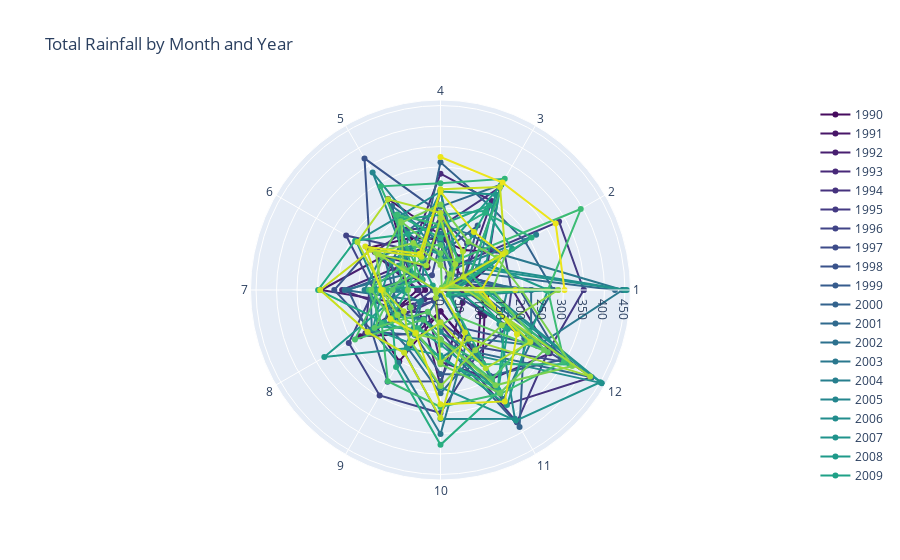

Write notebook code for a chart like this one.
### Markdown cell above
Now, we plot a polar chart to see distribution of rainfall across the months:

### Code cell
months = [str(i) for i in list(set(df_new.month))] + ['1']
years = list(set(df_new.year))
pal = list(sns.color_palette(palette='viridis',
                             n_colors=len(years)).as_hex())

fig = go.Figure()
for i,c in zip(years,pal):
    df = df_new[df_new['year']==i]
    val = list(df.total_rainfall)*2
    fig.add_trace(go.Scatterpolar(r=val, theta=months,
                                  name=i, marker=dict(color=c)))
fig.update_layout(title='Total Rainfall by Month and Year', height=600)

### Figure 1 — Plotly figure (JSON) as saved in the notebook; plotly's stock layout.template omitted (floating-point values rounded to 4 significant figures)
{"data": [{"marker": {"color": "#460b5e"}, "name": "1990", "r": [52.4, 180.1, 112.6, 124, 146.6, 204.5, 56.4, 180.4, 201.1, 52.4, 180.1, 112.6, 124, 146.6, 204.5, 56.4, 180.4, 201.1], "theta": ["1", "2", "3", "4", "5", "6", "7", "8", "9", "10", "11", "12", "1"], "type": "scatterpolar"}, {"marker": {"color": "#481668"}, "name": "1991", "r": [123.9, 45.5, 92.4, 134.2, 256.4, 88.7, 37.3, 226.2, 123.1, 52, 205, 123.9, 45.5, 92.4, 134.2, 256.4, 88.7, 37.3, 226.2, 123.1, 52, 205], "theta": ["1", "2", "3", "4", "5", "6", "7", "8", "9", "10", "11", "12", "1"], "type": "scatterpolar"}, {"marker": {"color": "#481f70"}, "name": "1992", "r": [83.9, 62.4, 67.6, 160.3, 63.1, 162.8, 290.8, 76.1, 83.6, 233.2, 83.9, 62.4, 67.6, 160.3, 63.1, 162.8, 290.8, 76.1, 83.6, 233.2], "theta": ["1", "2", "3", "4", "5", "6", "7", "8", "9", "10", "11", "12", "1"], "type": "scatterpolar"}, {"marker": {"color": "#482979"}, "name": "1993", "r": [176.4, 69.2, 250.5, 283.9, 129.9, 115.5, 240, 106.8, 61.7, 175.5, 250.8, 308.5, 176.4, 69.2, 250.5, 283.9, 129.9, 115.5, 240, 106.8, 61.7, 175.5, 250.8, 308.5], "theta": ["1", "2", "3", "4", "5", "6", "7", "8", "9", "10", "11", "12", "1"], "type": "scatterpolar"}, {"marker": {"color": "#46327e"}, "name": "1994", "r": [56.9, 133.5, 288.2, 154, 169.6, 184.7, 53.8, 45.1, 23.7, 84.7, 322.2, 425.4, 56.9, 133.5, 288.2, 154, 169.6, 184.7, 53.8, 45.1, 23.7, 84.7, 322.2, 425.4], "theta": ["1", "2", "3", "4", "5", "6", "7", "8", "9", "10", "11", "12", "1"], "type": "scatterpolar"}, {"marker": {"color": "#443a83"}, "name": "1995", "r": [349.4, 334, 67.7, 242.3, 84.4, 63.7, 173.6, 211.6, 29.5, 101.1, 372.8, 302.5, 349.4, 334, 67.7, 242.3, 84.4, 63.7, 173.6, 211.6, 29.5, 101.1, 372.8, 302.5], "theta": ["1", "2", "3", "4", "5", "6", "7", "8", "9", "10", "11", "12", "1"], "type": "scatterpolar"}, {"marker": {"color": "#414487"}, "name": "1996", "r": [173.2, 180.2, 129.7, 178.2, 107.5, 265.8, 162.3, 258.4, 297, 300, 180.2, 185.5, 173.2, 180.2, 129.7, 178.2, 107.5, 265.8, 162.3, 258.4, 297, 300, 180.2, 185.5], "theta": ["1", "2", "3", "4", "5", "6", "7", "8", "9", "10", "11", "12", "1"], "type": "scatterpolar"}, {"marker": {"color": "#3e4c8a"}, "name": "1997", "r": [15.4, 105.4, 34.3, 118.4, 41.6, 78.9, 18.6, 86.6, 31.1, 78.4, 158.3, 351.9, 15.4, 105.4, 34.3, 118.4, 41.6, 78.9, 18.6, 86.6, 31.1, 78.4, 158.3, 351.9], "theta": ["1", "2", "3", "4", "5", "6", "7", "8", "9", "10", "11", "12", "1"], "type": "scatterpolar"}, {"marker": {"color": "#3a538b"}, "name": "1998", "r": [268.8, 32.5, 58.8, 187.7, 370.8, 198.8, 259.2, 195, 258.2, 222.7, 107.2, 268.8, 32.5, 58.8, 187.7, 370.8, 198.8, 259.2, 195, 258.2, 222.7, 107.2], "theta": ["1", "2", "3", "4", "5", "6", "7", "8", "9", "10", "11", "12", "1"], "type": "scatterpolar"}, {"marker": {"color": "#365c8d"}, "name": "1999", "r": [193.9, 67.4, 181.4, 88.5, 157.1, 103.4, 225.4, 204, 125.9, 205, 241.5, 340.5, 193.9, 67.4, 181.4, 88.5, 157.1, 103.4, 225.4, 204, 125.9, 205, 241.5, 340.5], "theta": ["1", "2", "3", "4", "5", "6", "7", "8", "9", "10", "11", "12", "1"], "type": "scatterpolar"}, {"marker": {"color": "#33638d"}, "name": "2000", "r": [275.2, 237.8, 238.3, 311.6, 96.8, 157.5, 116.1, 113.5, 81.1, 120.9, 385.7, 236, 275.2, 237.8, 238.3, 311.6, 96.8, 157.5, 116.1, 113.5, 81.1, 120.9, 385.7, 236], "theta": ["1", "2", "3", "4", "5", "6", "7", "8", "9", "10", "11", "12", "1"], "type": "scatterpolar"}, {"marker": {"color": "#306a8e"}, "name": "2001", "r": [425.8, 86.6, 297.3, 203.3, 164.9, 137.1, 111.3, 158.3, 162, 252.2, 175.3, 425.8, 86.6, 297.3, 203.3, 164.9, 137.1, 111.3, 158.3, 162, 252.2, 175.3], "theta": ["1", "2", "3", "4", "5", "6", "7", "8", "9", "10", "11", "12", "1"], "type": "scatterpolar"}, {"marker": {"color": "#2c718e"}, "name": "2002", "r": [221.2, 50.8, 55.6, 116.5, 236.6, 83.1, 233.7, 54.2, 124.2, 10.8, 307.2, 255, 221.2, 50.8, 55.6, 116.5, 236.6, 83.1, 233.7, 54.2, 124.2, 10.8, 307.2, 255], "theta": ["1", "2", "3", "4", "5", "6", "7", "8", "9", "10", "11", "12", "1"], "type": "scatterpolar"}, {"marker": {"color": "#2a788e"}, "name": "2003", "r": [444.2, 172.9, 154.6, 159.9, 81.8, 50.3, 170.4, 193.6, 205.3, 351.4, 133.8, 273, 444.2, 172.9, 154.6, 159.9, 81.8, 50.3, 170.4, 193.6, 205.3, 351.4, 133.8, 273], "theta": ["1", "2", "3", "4", "5", "6", "7", "8", "9", "10", "11", "12", "1"], "type": "scatterpolar"}, {"marker": {"color": "#277f8e"}, "name": "2004", "r": [31.9, 269.4, 57.1, 137.6, 127.2, 166.6, 185.2, 128.9, 125.6, 166.2, 139.8, 31.9, 269.4, 57.1, 137.6, 127.2, 166.6, 185.2, 128.9, 125.6, 166.2, 139.8], "theta": ["1", "2", "3", "4", "5", "6", "7", "8", "9", "10", "11", "12", "1"], "type": "scatterpolar"}, {"marker": {"color": "#24868e"}, "name": "2005", "r": [163.2, 8.4, 82.4, 81.7, 331.1, 82.3, 104, 58.5, 175.7, 314.5, 362.9, 166, 163.2, 8.4, 82.4, 81.7, 331.1, 82.3, 104, 58.5, 175.7, 314.5, 362.9, 166], "theta": ["1", "2", "3", "4", "5", "6", "7", "8", "9", "10", "11", "12", "1"], "type": "scatterpolar"}, {"marker": {"color": "#228d8d"}, "name": "2006", "r": [454.4, 115.5, 83.1, 239.8, 205.7, 236.8, 153.8, 127.3, 83.3, 102, 185.6, 454.4, 115.5, 83.1, 239.8, 205.7, 236.8, 153.8, 127.3, 83.3, 102, 185.6], "theta": ["1", "2", "3", "4", "5", "6", "7", "8", "9", "10", "11", "12", "1"], "type": "scatterpolar"}, {"marker": {"color": "#20938c"}, "name": "2007", "r": [450.1, 105.5, 269.1, 240.2, 127.2, 139, 141.7, 190.7, 149, 237.2, 367.9, 450.1, 105.5, 269.1, 240.2, 127.2, 139, 141.7, 190.7, 149, 237.2, 367.9], "theta": ["1", "2", "3", "4", "5", "6", "7", "8", "9", "10", "11", "12", "1"], "type": "scatterpolar"}, {"marker": {"color": "#1f9a8a"}, "name": "2008", "r": [262.6, 129.2, 294.1, 87.2, 124.9, 118.3, 89.1, 327.3, 164.4, 159.5, 324.3, 244.2, 262.6, 129.2, 294.1, 87.2, 124.9, 118.3, 89.1, 327.3, 164.4, 159.5, 324.3, 244.2], "theta": ["1", "2", "3", "4", "5", "6", "7", "8", "9", "10", "11", "12", "1"], "type": "scatterpolar"}, {"marker": {"color": "#1fa187"}, "name": "2009", "r": [38.3, 201.8, 223.3, 183.7, 198.6, 21.8, 161, 177.8, 109.6, 133.4, 281.8, 189.8, 38.3, 201.8, 223.3, 183.7, 198.6, 21.8, 161, 177.8, 109.6, 133.4, 281.8, 189.8], "theta": ["1", "2", "3", "4", "5", "6", "7", "8", "9", "10", "11", "12", "1"], "type": "scatterpolar"}, {"marker": {"color": "#22a884"}, "name": "2010", "r": [69.5, 6.3, 238, 158.5, 157.5, 240.5, 298.5, 158.4, 121.5, 166.2, 278.8, 181.4, 69.5, 6.3, 238, 158.5, 157.5, 240.5, 298.5, 158.4, 121.5, 166.2, 278.8, 181.4], "theta": ["1", "2", "3", "4", "5", "6", "7", "8", "9", "10", "11", "12", "1"], "type": "scatterpolar"}, {"marker": {"color": "#28ae80"}, "name": "2011", "r": [23, 256.6, 217.8, 127, 213, 76.6, 81.4, 136.4, 216.8, 377.8, 284.6, 23, 256.6, 217.8, 127, 213, 76.6, 81.4, 136.4, 216.8, 377.8, 284.6], "theta": ["1", "2", "3", "4", "5", "6", "7", "8", "9", "10", "11", "12", "1"], "type": "scatterpolar"}, {"marker": {"color": "#32b67a"}, "name": "2012", "r": [106.1, 83.6, 313.4, 260.6, 292, 53, 130.8, 119, 107.6, 122.2, 208.2, 363.4, 106.1, 83.6, 313.4, 260.6, 292, 53, 130.8, 119, 107.6, 122.2, 208.2, 363.4], "theta": ["1", "2", "3", "4", "5", "6", "7", "8", "9", "10", "11", "12", "1"], "type": "scatterpolar"}, {"marker": {"color": "#3dbc74"}, "name": "2013", "r": [262, 395.2, 85.8, 159.4, 211.4, 111.4, 174.6, 165.6, 257, 285.4, 292.4, 348.2, 262, 395.2, 85.8, 159.4, 211.4, 111.4, 174.6, 165.6, 257, 285.4, 292.4, 348.2], "theta": ["1", "2", "3", "4", "5", "6", "7", "8", "9", "10", "11", "12", "1"], "type": "scatterpolar"}, {"marker": {"color": "#4ac16d"}, "name": "2014", "r": [75.4, 0.2, 66, 110, 125.8, 71.4, 148.6, 241, 83.6, 120, 250.8, 245.6, 75.4, 0.2, 66, 110, 125.8, 71.4, 148.6, 241, 83.6, 120, 250.8, 245.6], "theta": ["1", "2", "3", "4", "5", "6", "7", "8", "9", "10", "11", "12", "1"], "type": "scatterpolar"}, {"marker": {"color": "#5ac864"}, "name": "2015", "r": [79.6, 18.8, 84.4, 73.2, 89, 95.8, 116.8, 185.8, 61.6, 87.2, 72.6, 302.3, 79.6, 18.8, 84.4, 73.2, 89, 95.8, 116.8, 185.8, 61.6, 87.2, 72.6, 302.3], "theta": ["1", "2", "3", "4", "5", "6", "7", "8", "9", "10", "11", "12", "1"], "type": "scatterpolar"}, {"marker": {"color": "#69cd5b"}, "name": "2016", "r": [126.6, 186, 6.2, 89.8, 193.8, 162.8, 168.6, 139.2, 118.9, 181, 290.2, 292.6, 126.6, 186, 6.2, 89.8, 193.8, 162.8, 168.6, 139.2, 118.9, 181, 290.2, 292.6], "theta": ["1", "2", "3", "4", "5", "6", "7", "8", "9", "10", "11", "12", "1"], "type": "scatterpolar"}, {"marker": {"color": "#7ad151"}, "name": "2017", "r": [197.6, 158.4, 136.2, 208.6, 190, 106, 79.6, 84.2, 124.4, 120.8, 268.6, 371.2, 197.6, 158.4, 136.2, 208.6, 190, 106, 79.6, 84.2, 124.4, 120.8, 268.6, 371.2], "theta": ["1", "2", "3", "4", "5", "6", "7", "8", "9", "10", "11", "12", "1"], "type": "scatterpolar"}, {"marker": {"color": "#8ed645"}, "name": "2018", "r": [287, 14.8, 44.6, 61.2, 132.2, 182.6, 143.2, 121.6, 144.4, 234.4, 169.6, 172.6, 287, 14.8, 44.6, 61.2, 132.2, 182.6, 143.2, 121.6, 144.4, 234.4, 169.6, 172.6], "theta": ["1", "2", "3", "4", "5", "6", "7", "8", "9", "10", "11", "12", "1"], "type": "scatterpolar"}, {"marker": {"color": "#a0da39"}, "name": "2019", "r": [63.6, 31.6, 72.2, 174.8, 69, 173.8, 12.2, 11.8, 22.8, 176.8, 137.4, 421.5, 63.6, 31.6, 72.2, 174.8, 69, 173.8, 12.2, 11.8, 22.8, 176.8, 137.4, 421.5], "theta": ["1", "2", "3", "4", "5", "6", "7", "8", "9", "10", "11", "12", "1"], "type": "scatterpolar"}, {"marker": {"color": "#b2dd2d"}, "name": "2020", "r": [88.4, 65, 108.8, 188, 255.6, 233.8, 140.8, 103.4, 150.2, 78.8, 220.6, 253.2, 88.4, 65, 108.8, 188, 255.6, 233.8, 140.8, 103.4, 150.2, 78.8, 220.6, 253.2], "theta": ["1", "2", "3", "4", "5", "6", "7", "8", "9", "10", "11", "12", "1"], "type": "scatterpolar"}, {"marker": {"color": "#c8e020"}, "name": "2021", "r": [1, 182.4, 290.4, 245.8, 93.4, 195.8, 293.6, 205.4, 177, 312.4, 119.6, 1, 182.4, 290.4, 245.8, 93.4, 195.8, 293.6, 205.4, 177, 312.4, 119.6], "theta": ["1", "2", "3", "4", "5", "6", "7", "8", "9", "10", "11", "12", "1"], "type": "scatterpolar"}, {"marker": {"color": "#dae319"}, "name": "2022", "r": [99.8, 175, 163.2, 239.6, 102, 211.8, 145.2, 141.4, 121, 279, 313.8, 215.4, 99.8, 175, 163.2, 239.6, 102, 211.8, 145.2, 141.4, 121, 279, 313.8, 215.4], "theta": ["1", "2", "3", "4", "5", "6", "7", "8", "9", "10", "11", "12", "1"], "type": "scatterpolar"}, {"marker": {"color": "#ece51b"}, "name": "2023", "r": [302.6, 324.4, 302.6, 324.4], "theta": ["1", "2", "3", "4", "5", "6", "7", "8", "9", "10", "11", "12", "1"], "type": "scatterpolar"}], "layout": {"autosize": true, "polar": {"angularaxis": {"type": "category"}, "radialaxis": {"autorange": true, "range": [0, 462.7], "type": "linear"}}, "title": {"text": "Total Rainfall by Month and Year"}}}
